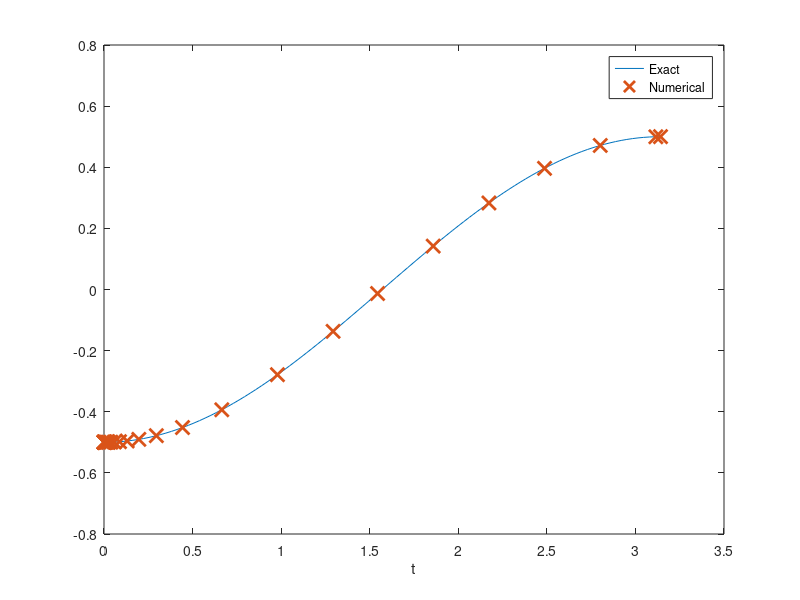

Recreate this plot in MATLAB. (Note: this script raises an error after producing the figure.)
%% Integrator Lab: Solving First Order ODEs in MATLAB and Picard Approximation
%
% This lab will teach you to numerically solve first order ODEs using a
% built in MATLAB integrator, |ode45|.  |ode45| is a good, general purpose
% tool for integrating first order equations (and first order systems).  It
% is not always the right algorithm, but it is usually the right algorithm
% to try first. This lab will also teach you how to manipulate symbolic
% functions in MATLAB.
%
% You will learn how to use the |ode45| routine, how to interpolate between
% points, and how MATLAB handles data structures.  You will also learn how
% to use MATLAB for exact symbolic calculations and write your own Picard
% approximation code.
% 
% Opening the m-file lab2.m in the MATLAB editor, step through each
% part using cell mode to see the results.  Compare the output with the
% PDF, which was generated from this m-file.
%
% There are eight exercises in this lab that are to be handed in at the
% end of the lab.  Write your solutions in the template, including
% appropriate descriptions in each step. Save the .m file and submit it 
% online using Quercus.
%
%% Student Information
%
% Student Name: Hshmat Sahak
%
% Student Number: 1005903710
%

%% Set up an inline function representation of an ODE and solve it
%
% MATLAB has many built in routines for solving differential equations of
% the form
%
% |y' = f(t,y)|
%
% We will solve them using |ode45|, a high precision integrator.  To do
% this, we will need to construct an inline function representation of |f|,
% an initial condition, and specify how far we want MATLAB to integrate the
% problem.  Once we have set these, we pass the information to |ode45| to
% get the solution.
%
% For a first example, we will solve the initial value problem
%
% |y' = y, y(0) = 1|
%
% which has as its answer |y = e^t|. 
%
%

% Set up the right hand side of the ODE as an inline function
f = @(t,y) y; 

% The initial conditions
t0 = 0;
y0 = 1;

% The time we will integrate until
t1 = 2;

soln = ode45(f, [t0, t1], y0);


%% Examining the output
%
% When we execute the |ode45|, it returns a data structure, stored in soln.
% We can see the pieces of the data structure with a display command:

disp(soln);

%% Understanding the components of the solution data structure
%
% The most important elements of the data structure are stored in the |x|
% and |y| components of the structure; these are vectors.  Vectors |x| and
% |y| contain the points at which the numerical approximation to the
% initial vlaue problem  has been computed.  In other words, |y(j)| is the
% approximate value of the solution at |x(j)|.
%
% *NOTE:* Even though we may be studying a problem like |u(t)| or |y(t)|,
% MATLAB will always use |x| for the independent variable and |y| for the
% dependent variable in the data structure.
%
% Pieces of the data structure can be accessed using a period, as in C/C++
% or Java.  See the examples below:

% Display the values of |t| at which |y(t)| is approximated
fprintf(' Vector of t values: ');
disp(soln.x);
% Display the the corresponding approximatations of |y(t)|
fprintf(' Vector of y values: ');
disp(soln.y);

% Display the approximation of the solution at the 3rd point:
fprintf(' Third element of the vector of t values: %g\n',soln.x(3));
fprintf(' Third element of the vector of y values: %g\n',soln.y(3));


%% Visualizing and comparing the solution
% We can now visualize the solution at the computed data points and compare
% with the exact solution.

% Construct the exact solution
tt = linspace(0,2,50);
yy = exp(tt);

% Plot both on the same figure, plotting the approximation with x's
plot(tt, yy, soln.x, soln.y, 'x', 'MarkerSize',10, 'LineWidth', 2);
% NOTE: the MarkerSize and LineWidth are larger than their defaults of 6
% and 1, respectively.  This makes the print out more readable.

% Add a label to the axis and a legend
xlabel('t');
legend('Exact', 'Numerical','Location','Best');

%% Exercise 1
%
% Objective: Solve an initial value problem and plot both the numerical
% approximation and the corresponding exact solution.
%
% Details: Solve the IVP
%
% |y' = y tan t + sin t, y(0) = -1/2|
%
% from |t = 0| to |t = pi|.
%
% Compute the exact solution (by hand), and plot both on the same figure
% for comparison, as above.
%
% Your submission should show the construction of the inline function, the
% use of ode45 to obtain the solution, a construction of the exact
% solution, and a plot showing both.  In the comments, include the exact
% solution.
%
% Label your axes and include a legend.

% use ode45 to compute approximate solution
f = @(t,y) y*tan(t)+sin(t); %inline function
t0 = 0; %lower limit of integration
t1 = pi; %upper limit of integration
y0 = -0.5; %initial condition
solnex1= ode45(f, [t0, t1], y0);

% exact solution: y=-0.5cost
tt = linspace(0,pi); %x-values
%yy = cos(tt)*-0.5; %exact y values
yy = (sin(tt).^2-1)./(2*cos(tt));

%plot solutions
plot(tt, yy, solnex1.x, solnex1.y, 'x', 'MarkerSize', 10, 'LineWidth', 2);
xlabel('t');
legend('Exact', 'Numerical', 'Location', 'Best');
%% Computing an approximation at a specific point
%
% As you should be able to see by examining |soln.x|, ode45 returns the
% solution at a number of points between |t0| and |t1|.  But sometimes we
% want to know the solution at some intermediate point.
%
% To obtain this value, we need to interpolate it in a consistent way.
% Fortunately, MATLAB provides a convenient function, |deval|, specifically
% for this.

% Compute the solution at t = .25:
deval(soln, .25)

% Compute the solution at t = 1.6753:
fprintf(' Solution at 1.6753: %g\n', deval(soln, 1.6753));

% Compute the solution at 10 grid points between .45 and 1.65:
tinterp = linspace(.45, 1.65, 10);
deval(soln, tinterp)

% Alternatively:
deval(soln, linspace(.45, 1.65, 10))
%% Exercise 2
% 
% Objective: Interpolate a solution at a number of grid points
%
% Details: For the solution you computed in exercise 1, use deval to
% compute the interpolated values at 10 grid points between 2 and 3.

% We will follow the example above
tinterp = linspace(2, 3, 10); % define interval of interpolation
deval(solnex1, tinterp) %use deval function to compute approximations at tinterp
%% Errors, Step Sizes, and Tolerances
%
% As you may have noticed, in contrast to the IODE software, at no point do
% we set a step size for our solution.  Indeed, the step size is set
% adaptively to conform to a specified error tolerance.  
%
% Roughly speaking, given the solution at |(t_j, y_j)|, |ode45| computes two
% approximations of the solution at |t_{j+1} = t_j + h|; one is of greater
% accuracy than the other.  If the difference is below a specified
% tolerance, the step is accepted and we continue.  Otherwise the step is
% rejected and the smaller step size, |h|, is used; it is often halved.
%
% We can compute the global truncation error at each solution point, figure
% out the maximum error, and visualize this error (on a linear-log scale):

% Compute the exact solution
yexact = exp(soln.x);

% Compute the pointwise error; note the use of MATLAB's vectorization
err = abs(yexact - soln.y);

disp(err);

fprintf('maximum error: %g \n', max(err));

semilogy(soln.x, err, 'LineWidth', 2);
xlabel('t');
ylabel('error');
%% Exercise 3
%
% Objective: Examine the error of a solution generated by |ode45|
%
% Details: For your solution to exercise 1, compute the pointwise error,
% identify the maximum value of the error, and visualize the error on a 
% linear-log plot (use semilogy to plot the log of the error vs. t).  
% Write in the comments where the error is largest, and give a brief 
% (1-2 sentences) explanation of why it is largest there.  Make sure to 
% label your axes.
%yexact = cos(solnex1.x)*-0.5;
yexact = (sin(solnex1.x).^2-1)./(2*cos(solnex1.x));
err = abs(yexact-solnex1.y);
disp(err);
fprintf("maximum error: %g \n", max(err));
semilogy(solnex1.x, err, 'LineWidth', 2);
xlabel('t');
ylabel('error');
disp(solnex1.x);
% The error is largest at x=1.5588, which corresponds to solnex1.x(10). Here, the error
% is 1.8068*10^-5. This makes sense because at pi/2, the magnitude of the derivate 
% of the function y = -0.5cosx is maximum. So, any tangent approximation
% would predict the value of the function at the next step as if it was on the tangent line.
% However, the point (pi/2, 0) is a a point of inflection, and the graph
% changes from concave up to concave down. So, the behaviour changes after
% the point (pi/2,0), in a way that is inconsistent and not predicted by
% thte tangent approximation(assuming the approximation is indeed a tangent approximation)
%% Exercise 4
%
% Objective: Solve and visualize a nonlinear ode using ode45
%
% Details: Solve the IVP
%
% |y' = 1 / y^2 , y(1) = 1|
%
% from |t=1| to |t=10| using |ode45|.  Find the exact solution and compute
% the maximum pointwise error.  Then plot the approximate solution and the
% exact solution on the same axes.
%
% Your solution should show the definition of the inline function,
% the computation of its solution in this interval, the computation of the
% exact solution at the computed grid points, the computation of the
% maximum error, and a plot of the exact and approximate solutions.
%Your axes should be appropriately labeled and include a legend.

f = @(t,y) 1/(y^2); %definition of inline function
t0 = 1;
t1 = 10;
y1 = 1;
soln = ode45(f, [t0, t1], y1); %computation of approximated solution in this interval

% Exact solution is: y=(3x-2)^1/3
yexact = (3*soln.x-2).^(1/3); %computation of exact solution at computed grid points

err = abs(yexact-soln.y);
fprintf("maximum error: %g \n", max(err)); % computation of maximum error

% Plot of exact and approximate solutions
plot(soln.x, yexact, soln.x, soln.y, 'x', 'MarkerSize', 10, 'LineWidth', 2); % Is this the right way, or should i do linspace
xlabel('t'); % label axis
ylabel('y'); % label axis
legend('Exact', 'Approximation', 'Location', 'Best') % legend
%% Exercise 5
%
% Objective: Solve and visualize an ODE that cannot be solved by hand with
% |ode45|.
%
% Details: Solve the IVP
%
% |y' =  1 - t y / 2, y(0) = -1|
%
% from |t=0| to |t=10|.  
%
% Your solution should show you defining the inline function, computing
% the solution in this interval, and plotting it.
%
% Your axes should be appropriately labeled

f = @(t,y) 1 - t*y/2; % define inline function
t0 = 0;
t1 = 10;
y0 = -1;
soln = ode45(f, [t0, t1], y0); %compute solution in this interval

% Plot solution
plot (soln.x, soln.y, 'x', 'MarkerSize', 10, 'LineWidth', 2)
xlabel('t'); %label axis
ylabel('y'); % albel axis
%% Exercise 6 - When things go wrong
%
% Objective: Solve an ode and explain the warning message
%
% Details: Solve the IVP:
%
% |y' = y^3 - t^2, y(0) = 1|
%
% from |t=0| to |t=1|.  
%
% Your solution should show you defining the inline function, and computing
% the solution in this interval.
% 
% If you try to plot the solution, you should find that the solution does
% not make it all the way to t = 1.
%
% In the comments explain why MATLAB generates the warning message that you
% may see, or fails to integrate all the way to t=1.  HINT: Try plotting
% the direction field for this with IODE.

f = @(t,y) y^3 - t^2; %define inline function
t0 = 0;
t1 = 1;
y0 = 1;
soln = ode45(f, [t0, t1], y0); %compute solution in this interval
plot (soln.x, soln.y, 'x', 'MarkerSize', 10, 'LineWidth', 2) % try plotting
xlabel('t');
ylabel('y');


% MATLAB fails to integrate to t=1 because y->infinity as t->k, where k is
% some number that satisfies 0<k<1. This result was obtained by examining the
% direction field on iode, and observing the graph of y(t) corresponding to
% our initial values. t=1 is not in the interval of validity for this
% solution. The discontinuity ensures that the function is not integrable
% over the entire interval

% Another way to explain this: From the direction field, we see that if we
% start at (t, y) = (0, 1), then y'->infinity as t->k, 0<k<1. So, if we
% were to integrate y' from 0 to 1 to obtain y, it makes sense for y to go to infinity
% before it reaches 1(in general, y'->inf does not guarantee y->inf but here
% we know it does, and so y'->inf gives some intuitive sense to why y->inf).

% To drill our point further, lets consider this from the perspective of
% the solver, ode45. The solver works such given y at some t_j, it predicts
% y at t_j+1. But since there is a discontinuity somewhere in (0,1), it
% doesnt make sense to use y at t_j<k to predict y at some t_j+1>k, where k
% in (0,1) is our point of discontnuity.

%Evidence of htis: points are closer and closer together as we approach the
%asymptote. So, ode45 realizes we are going ot infinity and keeps
%decreasing the delta x that gives its approximation
%% Using symbolic variables to define functions
% We can define symbolic variables to let MATLAB know that these variables
% will be used for exact computations

% Start by defining the variables as symbolic
syms t s x y

% Define a function by simply writing its expression

f = cos(t)
g = sin(t)
h = exp(2*x)

% We can manipulate these functions

simplify(f^2+g^2)
diff(h)

% We can plot a function defined symbolically using the command |ezplot|.
% Learn about the command |ezplot|:

help ezplot

% Plot the function |f(t)| and |h(x)|

ezplot(f)
ezplot(h)

%%
% If we try to evaluate the function |f(0)|, we get an error message. 
%
% The symbolic variables are not meant to be used to evaluate functions,
% but to manipulate functions, compute derivatives, etc.
% To evaluate a function using symbolic variables is a little cumbersome:

% We need to substitute the variable by a value:

subs(f,t,pi)

%%
% This expression means: In the expression |f|, substitute the variable |t|
% by the number |pi|.

% If we use a value where the cosine does not have a "nice" expression, we
% need to approximate the result:

subs(f,t,2)

% We need to use the command |eval|

eval(subs(f,t,2))


%% Exercise 7
% Objective: Define a function using symbolic variables and manipulate it.
%
% Details: Define the function |f(x) = sin(x)cos(x)|
%
% Use MATLAB commands to obtain a simpler form of this function, compute
% value of this function for |x=pi/4| and |x=1|, and plot its graph.

syms x % define variable as symbolic
f = sin(x)*cos(x); % define function by writing its expression
simplify(f) % simplify the function
subs(f,x,pi/4) % compute value for x=pi/4
eval(subs(f, x, pi/4))
subs(f,x,1) % compute value for x=1
eval(subs(f, x, 1))
ezplot(f); % plot the graph
%% Obtaining Picard approximations 
%
% Consider an initial value problem
%
% |y' = 1 + y|
% |y(0) = 0|
%
% First we need to define the variables we will be using

syms t s y;

% We then need to define the function f

f = 1+y; % we define it without the @(t,y) because it is a symbolic function

% We set up our initial approximation phi_0 = 0:

phi=[sym(0)];   % we will keep a list with all the approximations

% Set up a loop to get successive approximations using Picard iterations

N=5;

for i = 1:N
    func=subs(f,y,phi(i));    % prepare function to integrate: y -> previous phi
    func=subs(func,t,s);      % variable of integration is s, so we need to change
                              % t -> s
    
    newphi = int(func, s, 0 ,t);   % integrate to find next approximation
    
    phi=cat(2,phi,[newphi]);       % update the list of approximations by adding new phi
end

% Show the last approximation

phi(N+1)

% Plot the approximation just found

picard=ezplot(phi(N+1),[0,5]);
set(picard,'Color','green');         % set the color of the graph to green

% In this case, the exact solution is
%
% |y=e^t-1|
%
% Compare the approximation and the exact solutions

hold on;
exact=ezplot(exp(t)-1,[0,5]);

xlabel('t');
ylabel('y');
title('Picard Approximations');
legend('Picard Approximation', 'Exact Solution','Location','NorthWest');


%% Exercise 8
%
%  Objective: Solve your own Picard Approximation and compare it to the
%  exact solution. 
%
%  Details: Consider the IVP
%     | y' = 1+y^2|
%     | y(0) = 1 |
%
% Find the Picard approximation phi_5. 
% For better efficiency, do not keep all the previous approximations.
%
% Compute the exact solution (by hand), and plot both on the same figure
% for comparison, as above.
%
% Label your axes and include a legend.
%
% HINT. The initial condition has 1 instead of 0, so the Picard
% method needs to be adapted.
syms t s y; %define variables we will be using
f = 1+y^2; %symbolic function for derivative
phi = sym(1); % current approximation 
N = 5; % number of iterations
for i = 1:N
    func = subs(f, y, phi); % prepare function to integrate: y -> previous phi
    func = subs(func, t, s); % change t to s, the desired variable of integration
    
    phi = 1+int(func, s, 0, t); % integrate and update phi
end

% Plot using ezplot
picard=ezplot(phi);
set(picard,'Color','green'); 

%exact solution: y=tan(t+pi/4), -3pi/4<=t<=pi/4
hold on;
exact=ezplot(tan(t+pi/4), [-3*pi/4, pi/4]);

%plot details
xlabel('t');
ylabel('y');
title('Picard Approximations');
legend('Picard Approximation', 'Exact Solution','Location','NorthWest');